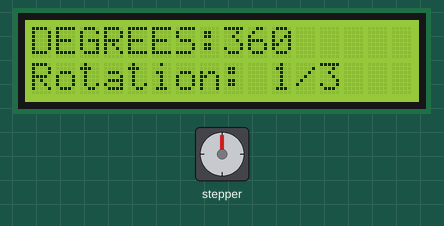
Recording of a sketch running on a simulated Arduino Uno, built with avr-gcc and run on an emulated ATmega328P. Parts: 16×2 character LCD, stepper motor. Stepper angles assume 2048 steps per turn; what the sketch prints to the serial monitor is not drawn.

Above: at 4.7 s.
At 9.4 s:
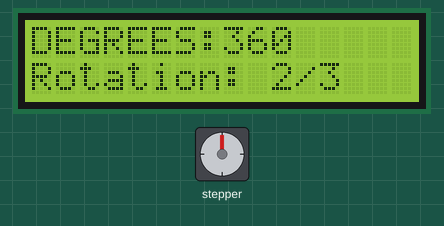
At 14.0 s:
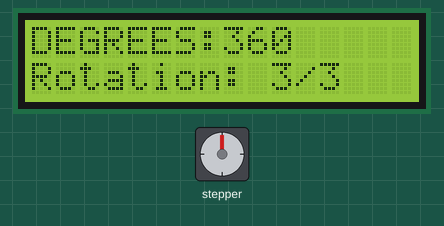
Timing chart, 0 to 15.5 s (numbered marks = the images above):
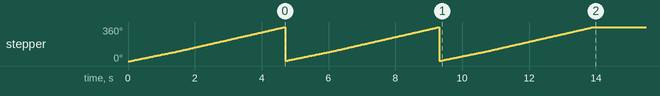

Measured:
- by itself, stepper: turns 360° clockwise in 4.6 s, then 359° counter-clockwise in 0.00 s, then 359° clockwise in 4.6 s, then 359° counter-clockwise in 0.00 s, and so on

The sketch:

AccelStepper.ino
```cpp
//add libraries for stepper motor and lcd display
#include <AccelStepper.h>
#include <LiquidCrystal.h>

//define steper motor parameters
#define STEPS 2048
#define motorPin1 6
#define motorPin2 7
#define motorPin3 8
#define motorPin4 9
#define motorInterfaceType 4 //motor interface- 4 for full step, 8 for half step

//initilize stepper
AccelStepper stepper = AccelStepper(motorInterfaceType, motorPin1, motorPin3, motorPin2, motorPin4);

//initilize lcd
const int rs = 12, en = 11, d4 = 5, d5 = 4, d6 = 3, d7 = 2;
LiquidCrystal lcd(rs, en, d4, d5, d6, d7);


//global variables
boolean turn = true;
int count = 0;
int number = 1;
int led1;
int led2;
int led3;


void setup() {
  //start serial monitor
  Serial.begin(2000000);

  //set max speed for motor
  stepper.setMaxSpeed(1000);

  //set up lcd
  lcd.begin(16, 2);
  lcd.print("DEGREES: ");
  lcd.setCursor(0,1);
  lcd.print("Rotation: ");
}

//int turnOnLED(int numb) {
//  if (numb == 1) {
//    //digitalWrite(7, HIGH);
//  }
//  else if (numb == 2) {
//    //digitalWrite(2, HIGH);
//  }
//  else if (numb == 3) {
//    //digitalWrite(3, HIGH);
//  }
//}

void loop() {
  stepper.setCurrentPosition(0);//set stepper position to zero
  stepper.setSpeed(500);//set speed of motor in steps per second

  if (count < 3) {//if less than 3 turns
    while (stepper.currentPosition() != 2048) {//while 1 turn not complete (1 turn=2048 steps)
      stepper.runSpeed();//run at specific speed
      Serial.println((stepper.currentPosition()*.1758));//print current position to serial monitor
      int position = stepper.currentPosition()*.1758;//steps into degrees *.1758
      if(position%30==0){//if position is a multiple of 30 degrees print the position
        lcd.setCursor(8,0);
        lcd.print(position);
        lcd.print("   ");
      }
    }

    //turnOnLED(number);//turn on led 1,2,3 based on what loop you are in
    count++;//add 1 to count
    lcd.setCursor(10,1);
    lcd.print(count);//print the count of turns
    lcd.setCursor(11,1);
    lcd.print("/3");
    number++; //add one to the led variable passed to turnOnLED
  }
}
```
